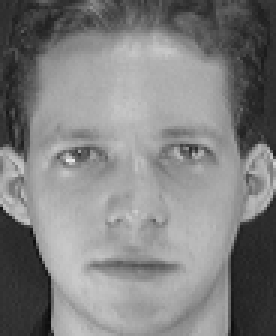
#> input picture references/s1/1.pgm, 92 x 112 px (shown 3 times larger)
$ python -i methods.py   (imports and definitions only)   (older library calls are emulated)
#> lines starting #> are read from the running program, lines starting #| are printed output that depends on the picture
#> further down, picture is the input picture: shape (112, 92, 3); min 11, max 234, mean 128.3
import cv2
import numpy as np
import numpy.typing as npt


H = 112
W = 92


def sc_scale(input: cv2.typing.MatLike, l: int):
    m = (int)(H / l)
    n = (int)(W / l)

    resize_forscale = cv2.resize(input, (n, m), interpolation=cv2.INTER_LINEAR)
    vector_scale = resize_forscale.ravel()

    return vector_scale


def zig_zag(C: npt.NDArray[np.signedinteger]):
    line: list[np.signedinteger] = []
    y = 0
    k = y

    while y < W:
        while k >= 0:
            line.append(C[y - k, k])
            k -= 1
        y += 1
        k = y

    return line


def dft(img: cv2.typing.MatLike):
    dft = cv2.dft(np.float32(img), flags=cv2.DFT_COMPLEX_OUTPUT)  # type: ignore
    dft_shift = np.fft.fftshift(dft)

    magnitude_spectrum = 20 * np.log(
        cv2.magnitude(dft_shift[:, :, 0], dft_shift[:, :, 1])
    )

    return zig_zag(magnitude_spectrum)


def dct(img: cv2.typing.MatLike):
    dct = cv2.dct(np.float32(img))  # type: ignore

    return zig_zag(dct)


def histogram(img: cv2.typing.MatLike) -> cv2.typing.MatLike:
    return cv2.calcHist([np.float32(img)], [0], None, [256], [0, 256])  # type: ignore


def gradient(img: cv2.typing.MatLike) -> list[float]:
    sobelx = cv2.Sobel(img, cv2.CV_64F, 1, 0, ksize=5)
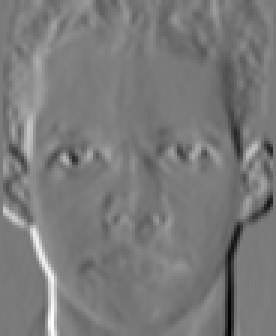
#> sobelx: shape (112, 92, 3) float64 (shown 3 times larger); min -6570, max 7093, mean -13; drawn with min black and max white
    abs_sobelx64f = np.absolute(sobelx)
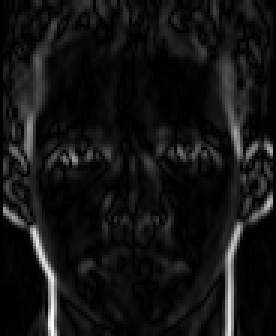
#> abs_sobelx64f: shape (112, 92, 3) float64 (shown 3 times larger); min 0, max 7093, mean 554; drawn with min black and max white
    sobelx_8u = np.uint8(abs_sobelx64f)
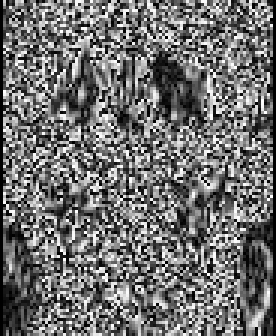
#> sobelx_8u: shape (112, 92, 3) (shown 3 times larger); min 0, max 255, mean 111.5
    sobely = cv2.Sobel(img, cv2.CV_64F, 0, 1, ksize=5)
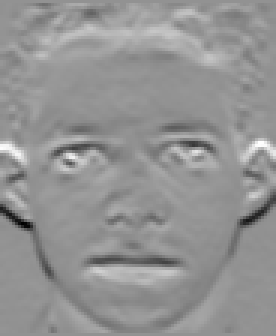
#> sobely: shape (112, 92, 3) float64 (shown 3 times larger); min -6435, max 4773, mean 59.9; drawn with min black and max white
    abs_sobely64f = np.absolute(sobely)
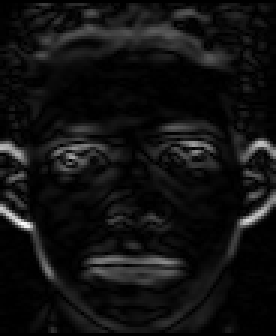
#> abs_sobely64f: shape (112, 92, 3) float64 (shown 3 times larger); min 0, max 6435, mean 457.6; drawn with min black and max white
    sobely_8u = np.uint8(abs_sobely64f)
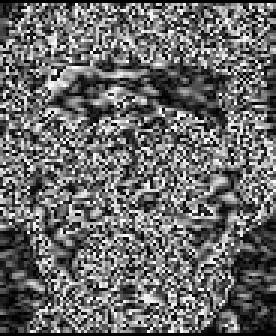
#> sobely_8u: shape (112, 92, 3) (shown 3 times larger); min 0, max 255, mean 105.6

    gradient = cv2.addWeighted(sobelx_8u, 0.5, sobely_8u, 0.5, 0)  # type: ignore
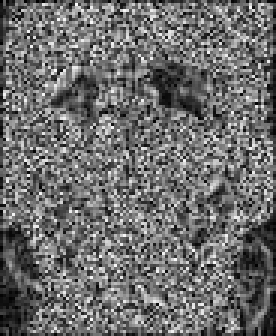
#> gradient: shape (112, 92, 3) (shown 3 times larger); min 0, max 252, mean 108.6

    result: list[float] = []

    for i in range(len(gradient)):
        result.append(round(sum(gradient[i]) / len(gradient[i]), 1))
#> this loop made 1 pass
#> after the loop, result = []

    return result

>>> import cv2
>>> picture = cv2.imread('../references/s1/1.pgm')
#> (the run stopped early here; a loop or call above may not have finished)

$ run again, on references/s1/10.pgm
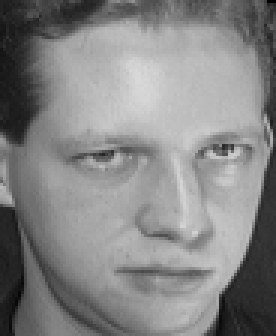
#> input picture references/s1/10.pgm, 92 x 112 px (shown 3 times larger)
#> picture is the input picture: shape (112, 92, 3); min 1, max 217, mean 132.8
#> in gradient, `sobely_8u = np.uint8(abs_sobely64f)`:
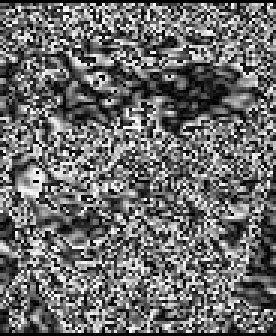
#> sobely_8u: shape (112, 92, 3) (shown 3 times larger); min 0, max 255, mean 107.7
#> in gradient, `gradient = cv2.addWeighted(sobelx_8u, 0.5, sobely_8u, 0.5, 0)`:
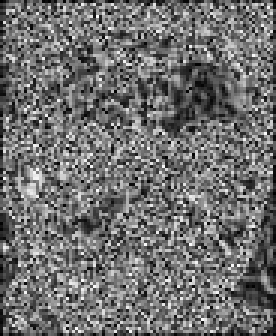
#> gradient: shape (112, 92, 3) (shown 3 times larger); min 0, max 253, mean 111.1
#> the loop in gradient, `for i in range(len(gradient)):` made 1 pass
#> after the loop in gradient, `for i in range(len(gradient)):`: result = []

$ run again, on references/s1/2.pgm
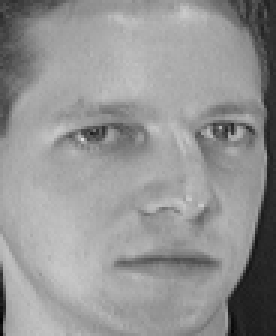
#> input picture references/s1/2.pgm, 92 x 112 px (shown 3 times larger)
#> picture is the input picture: shape (112, 92, 3); min 2, max 223, mean 148
#> in gradient, `sobely_8u = np.uint8(abs_sobely64f)`:
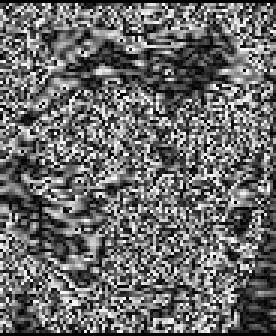
#> sobely_8u: shape (112, 92, 3) (shown 3 times larger); min 0, max 255, mean 106.3
#> in gradient, `gradient = cv2.addWeighted(sobelx_8u, 0.5, sobely_8u, 0.5, 0)`:
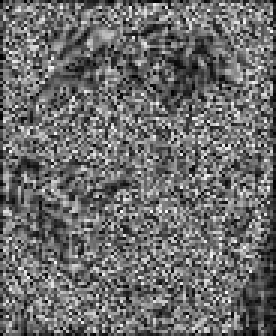
#> gradient: shape (112, 92, 3) (shown 3 times larger); min 0, max 252, mean 107.8
#> the loop in gradient, `for i in range(len(gradient)):` made 1 pass
#> after the loop in gradient, `for i in range(len(gradient)):`: result = []

$ run again, on references/s1/3.pgm
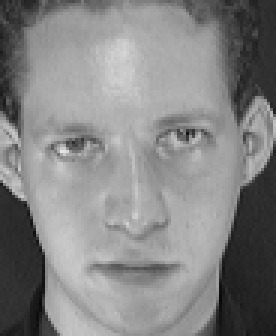
#> input picture references/s1/3.pgm, 92 x 112 px (shown 3 times larger)
#> picture is the input picture: shape (112, 92, 3); min 7, max 232, mean 132.6
#> in gradient, `gradient = cv2.addWeighted(sobelx_8u, 0.5, sobely_8u, 0.5, 0)`:
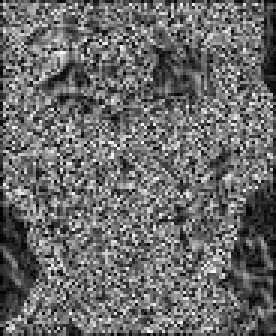
#> gradient: shape (112, 92, 3) (shown 3 times larger); min 0, max 254, mean 106.6
#> the loop in gradient, `for i in range(len(gradient)):` made 1 pass
#> after the loop in gradient, `for i in range(len(gradient)):`: result = []
